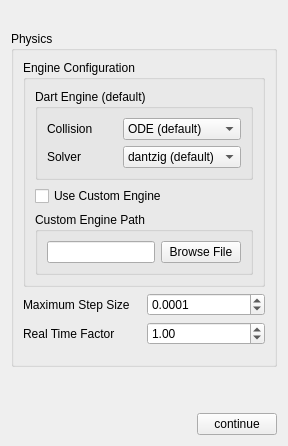
            <widget class="QWidget" name="page">
             <layout class="QGridLayout" name="gridLayout_35">
              <item row="2" column="0">
               <layout class="QGridLayout" name="gridLayout_38">
                <property name="bottomMargin">
                 <number>0</number>
                </property>
                <item row="0" column="0">
                 <spacer name="horizontalSpacer_3">
                  <property name="orientation">
                   <enum>Qt::Horizontal</enum>
                  </property>
                  <property name="sizeHint" stdset="0">
                   <size>
                    <width>40</width>
                    <height>20</height>
                   </size>
                  </property>
                 </spacer>
                </item>
                <item row="0" column="1">
                 <spacer name="verticalSpacer">
                  <property name="orientation">
                   <enum>Qt::Vertical</enum>
                  </property>
                  <property name="sizeHint" stdset="0">
                   <size>
                    <width>20</width>
                    <height>40</height>
                   </size>
                  </property>
                 </spacer>
                </item>
                <item row="1" column="1">
                 <widget class="QPushButton" name="continueButton3">
                  <property name="text">
                   <string>continue</string>
                  </property>
                 </widget>
                </item>
               </layout>
              </item>
              <item row="1" column="0">
               <layout class="QVBoxLayout" name="verticalLayout_16">
                <item>
                 <widget class="QGroupBox" name="groupBox_14">
                  <property name="title">
                   <string>Physics</string>
                  </property>
                  <layout class="QGridLayout" name="gridLayout_18">
                   <item row="0" column="0">
                    <layout class="QVBoxLayout" name="verticalLayout_17">
                     <property name="bottomMargin">
                      <number>0</number>
                     </property>
                     <item>
                      <widget class="QGroupBox" name="groupBox_15">
                       <property name="title">
                        <string>Engine Configuration</string>
                       </property>
                       <layout class="QGridLayout" name="gridLayout_19">
                        <item row="0" column="0">
                         <widget class="QGroupBox" name="groupBox_16">
                          <property name="title">
                           <string>Dart Engine (default)</string>
                          </property>
                          <layout class="QGridLayout" name="gridLayout_21">
                           <item row="1" column="0">
                            <widget class="QLabel" name="label_16">
                             <property name="text">
                              <string>Solver</string>
                             </property>
                            </widget>
                           </item>
                           <item row="0" column="0">
                            <widget class="QLabel" name="label_13">
                             <property name="text">
                              <string>Collision</string>
                             </property>
                            </widget>
                           </item>
                           <item row="0" column="1">
                            <widget class="QComboBox" name="physicsCollisionDropdown">
                             <property name="currentText">
                              <string>ODE (default)</string>
                             </property>
                             <item>
                              <property name="text">
                               <string>ODE (default)</string>
                              </property>
                             </item>
                             <item>
                              <property name="text">
                               <string>bullet</string>
                              </property>
                             </item>
                             <item>
                              <property name="text">
                               <string>fcl</string>
                              </property>
                             </item>
                             <item>
                              <property name="text">
                               <string>dart</string>
                              </property>
                             </item>
                            </widget>
                           </item>
                           <item row="1" column="1">
                            <widget class="QComboBox" name="physicsSolverDropdown">
                             <item>
                              <property name="text">
                               <string>dantzig (default)</string>
                              </property>
                             </item>
                             <item>
                              <property name="text">
                               <string>pgs</string>
                              </property>
                             </item>
                            </widget>
                           </item>
                          </layout>
                         </widget>
                        </item>
                        <item row="4" column="0">
                         <widget class="QGroupBox" name="groupBox_17">
                          <property name="title">
                           <string>Custom Engine Path</string>
                          </property>
                          <layout class="QGridLayout" name="gridLayout_22">
                           <item row="0" column="0">
                            <widget class="QLineEdit" name="customEnginePath"/>
                           </item>
                           <item row="0" column="1">
                            <widget class="QPushButton" name="browseCustomEngineButton">
                             <property name="text">
                              <string>Browse File</string>
                             </property>
                            </widget>
                           </item>
                          </layout>
                         </widget>
                        </item>
                        <item row="3" column="0">
                         <widget class="QCheckBox" name="useCustomEngineCheckBox">
                          <property name="text">
                           <string>Use Custom Engine</string>
                          </property>
                         </widget>
                        </item>
                       </layout>
                      </widget>
                     </item>
                     <item>
                      <layout class="QGridLayout" name="gridLayout_20">
                       <property name="bottomMargin">
                        <number>10</number>
                       </property>
                       <item row="1" column="0">
                        <widget class="QLabel" name="label_15">
                         <property name="text">
                          <string>Real Time Factor</string>
                         </property>
                        </widget>
                       </item>
                       <item row="0" column="1">
                        <widget class="QDoubleSpinBox" name="physicsMaxStepSize">
                         <property name="decimals">
                          <number>4</number>
                         </property>
                         <property name="singleStep">
                          <double>0.001000000000000</double>
                         </property>
                         <property name="value">
                          <double>0.000100000000000</double>
                         </property>
                        </widget>
                       </item>
                       <item row="1" column="1">
                        <widget class="QDoubleSpinBox" name="physicsRealTimeFactor">
                         <property name="singleStep">
                          <double>0.100000000000000</double>
                         </property>
                         <property name="value">
                          <double>1.000000000000000</double>
                         </property>
                        </widget>
                       </item>
                       <item row="0" column="0">
                        <widget class="QLabel" name="label_14">
                         <property name="text">
                          <string>Maximum Step Size</string>
                         </property>
                        </widget>
                       </item>
                      </layout>
                     </item>
                    </layout>
                   </item>
                  </layout>
                 </widget>
                </item>
                <item>
                 <layout class="QHBoxLayout" name="horizontalLayout_8"/>
                </item>
               </layout>
              </item>
              <item row="0" column="0">
               <widget class="QLabel" name="label_39">
                <property name="maximumSize">
                 <size>
                  <width>16777215</width>
                  <height>150</height>
                 </size>
                </property>
                <property name="text">
                 <string/>
                </property>
                <property name="pixmap">
                 <pixmap resource="C:/Users/darin/Downloads/test.qrc">:/d/output-onlinepngtools (1).png</pixmap>
                </property>
               </widget>
              </item>
             </layout>
            </widget>
